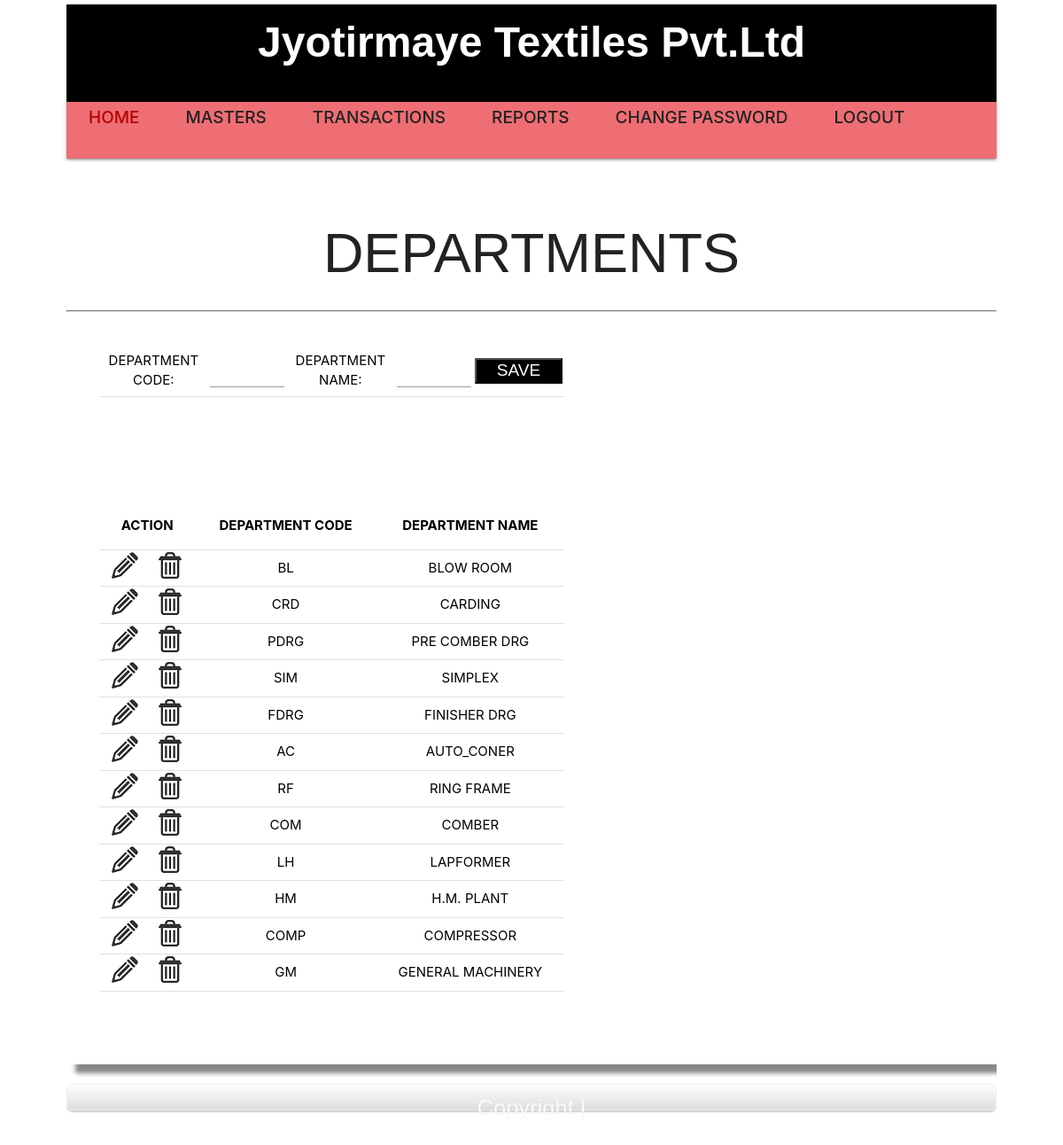
The app's page /hr/departments.php (signed in) with its own data.
### tables this page shows
CREATE TABLE IF NOT EXISTS `productiondepartments` (
`id` int(44) NOT NULL,
  `deptcode` varchar(222) NOT NULL,
  `deptname` varchar(222) NOT NULL,
  `datetime` varchar(222) NOT NULL
);

### hr/departments.php (the view, shortened to what this page needs)
<?php
if($_SESSION['user'])
{
?>
<!DOCTYPE HTML>
<html>
<head>
  <link rel="stylesheet" type="text/css" href="css/style.css" />
  <link href="layout/styles/layout.css" rel="stylesheet" type="text/css" media="all">
      <link type="text/css" rel="stylesheet" href="css1/materialize.min.css"  media="screen,projection"/>
</head>
<body>
   <?php include "menu.php"; ?>
      </nav>
    </header>
    <div id="site_content" >
 <div  id="main-wrap">
  <h1 align="center">DEPARTMENTS</h1> <hr>
    <div  id="sidebar">
	 <form action="departments.php" method="post" enctype="multipart/form-data">
	<table>
	<tr>
	<td><font color="#000000">DEPARTMENT CODE:</font></td><td><input type="text"   class="responsive-table" name="f1"> </td>
	<td><font color="#000000">DEPARTMENT NAME:</font></td><td><input type="text" name="f2"   > </td>
	  <td><input type="submit" name="submit" value="SAVE" class="submit"></td></tr></table>
	  	</form>
	  <br>	<br>
      <?php
  echo "<table border=1 width=1000px>";
			 echo " <tr>";
			 echo " <th>ACTION</th>";
			 echo " <th>DEPARTMENT CODE</th>";
			 echo " <th>DEPARTMENT NAME</th>";
			 echo " </tr>";
   $p =mysql_query("select * from productiondepartments")or die(mysql_error());
  while(  $a=mysql_fetch_array($p) )
			  {
			  echo "<tr> <td><a href='deptedit.php?id=$a[id]'> <img src=edit.PNG>&nbsp;&nbsp;&nbsp;&nbsp;<a href='deptdelete.php?id=$a[id]'> <img src=delete.PNG> <td>$a[1]<td>$a[2] ";
			  }
?>
</tr>
</table>
	  <br>	<br>
</div>
 </div>
	<br>
    <footer>
      <p>Copyright | <a href="http://www.css3templates.co.uk"> </a></p>
    </footer>
  </div>
  <p>&nbsp;</p>
</body>
</html>
<?php
}
else
{
    header('location:index.php');
}
?>

### hr/css/style.css (style rules this page uses)
html { height: 100%; }
* { margin: 0; padding: 0; }
article, aside, figure, footer, header, hgroup, nav, section { display:block; }
body { background: #eeeeee url(../images/pattern.png); color: #444; }
p { padding: 0 0 20px 0; line-height: 1.7em; }
img { border: 0; }
h1, h2, h3, h4, h5, h6 { color: #362C20; letter-spacing: 0em; padding: 0 0 5px 0; }
h1, h2, h3 { font: normal 140% arial, sans-serif; margin: 0 0 15px 0; padding: 15px 0 5px 0; color: #222; }
a, a:hover { outline: none; color: #B30303; }
#main, nav, #container, #logo, #site_content, footer { margin-left: auto; margin-right: auto; }
#site_content { width: 1050px; overflow: hidden; margin: 0px auto 0 auto; padding: 15px 0 15px 0; }
footer { width: 1050px; font: 170% 'Yanone Kaffeesatz', arial, sans-serif; height: 30px; padding: 5px 0 20px 0; text-align: center; background: #ddd; background: -moz-linear-gradient(#fff, #ddd); background: -o-linear-gradient(#fff, #ddd); background: -webkit-linear-gradient(#fff, #ddd); -webkit-box-shadow: rgba(0, 0, 0, 0.2) 0px 2px 2px; -moz-box-shadow: rgba(0, 0, 0, 0.2) 0px 2px 2px; box-shadow: rgba(0, 0, 0, 0.2) 0px 2px 2px; border: 1px solid #eee; border-radius: 7px 7px 7px 7px; -moz-border-radius: 7px 7px 7px 7px; -webkit-border: 7px 7px 7px 7px; }
footer p { line-height: 1.7em; padding: 0 0 10px 0; }

### hr/layout/styles/layout.css (style rules this page uses)
body { color:#F9F9F9; background-color:#FFFFFF; }
a { color:#55ABDA; }
hr, .borderedbox { border-color:#D7D7D7; }

### hr/departments.php (style rules this page uses)
a { text-decoration:none; }
#main-wrap { overflow: hidden; background:#FFFFFF; box-shadow: 10px 10px 5px #888888; }
#sidebar { float: left; width: 50%; }
input,select,option { padding:5px 2px 5px 2px; }
.submit { width:99px; height:29px; color:#FFFFFF; font-size:19px; font-family:Verdana, Arial, Helvetica, sans-serif; background:#000000; padding:0 0 2px 0px; }
td,tr { margin:15px; padding:2px; }
table { margin:37px; }
table,th { color:#000000;text-align:center; }
td { color:#000000;text-align:center; }
table { border-collapse: collapse; border:#CCCCCC; }

### records on screen
productiondepartments: deptcode "BL", deptname "BLOW ROOM"
productiondepartments: deptcode "CRD", deptname "CARDING"
productiondepartments: deptcode "PDRG", deptname "PRE COMBER DRG"
productiondepartments: deptcode "SIM", deptname "SIMPLEX"
productiondepartments: deptcode "FDRG", deptname "FINISHER DRG"
productiondepartments: deptcode "AC", deptname "AUTO_CONER"
productiondepartments: deptcode "RF", deptname "RING FRAME"
productiondepartments: deptcode "COM", deptname "COMBER"
productiondepartments: deptcode "LH", deptname "LAPFORMER"
productiondepartments: deptcode "HM", deptname "H.M. PLANT"
productiondepartments: deptcode "COMP", deptname "COMPRESSOR"
productiondepartments: deptcode "GM", deptname "GENERAL MACHINERY"
